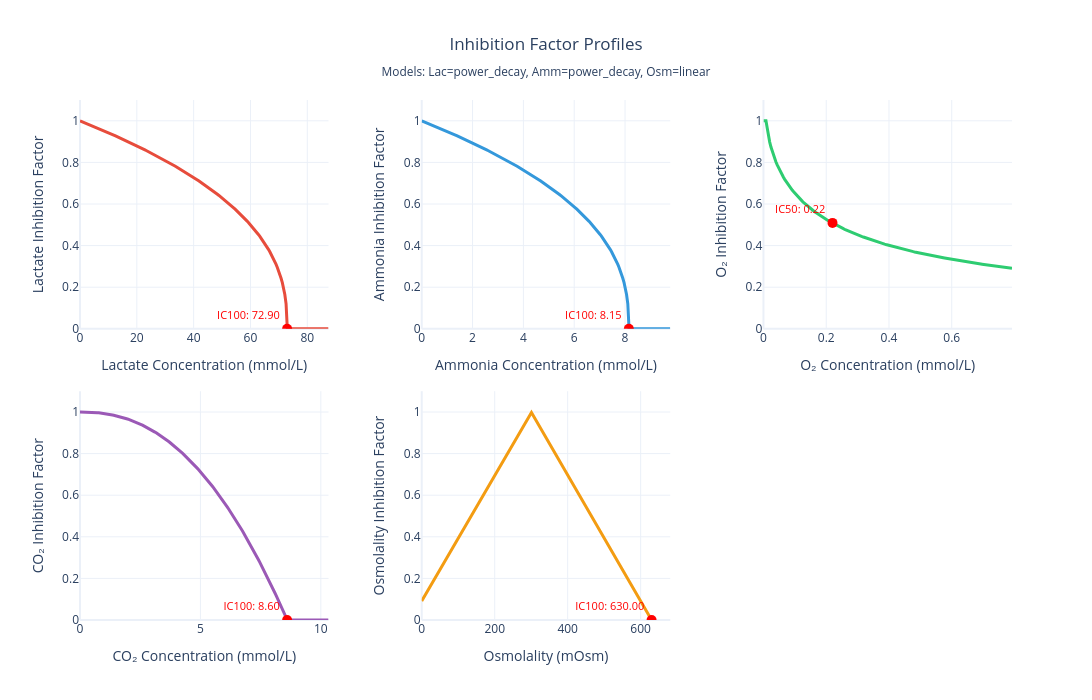

Notebook cell for this chart:
### Markdown cell above
## 2. Plot All Inhibition Profiles

Visualize all inhibition factors in a comprehensive multi-panel figure.

### Code cell
# Plot all inhibition profiles
fig = plot_inhibition_profiles(
    kinetic_model,
    n_points=200,
    show_ic_markers=True
)

fig.show()

### Figure 1 — Plotly figure (JSON) as saved in the notebook; plotly's stock layout.template omitted (floating-point values rounded to 4 significant figures; data arrays with more than 128 entries replaced by an {"elided": "..."} marker saying what was removed)
{"data": [{"hovertemplate": "%{x:.2f}<br>IF: %{y:.3f}<extra></extra>", "line": {"color": "#E74C3C", "width": 3}, "mode": "lines", "type": "scatter", "x": {"elided": "200 float values"}, "xaxis": "x", "y": {"elided": "200 float values"}, "yaxis": "y"}, {"hovertemplate": "IC100: 72.90<br>IF: 0.000<extra></extra>", "marker": {"color": "red", "size": 10, "symbol": "circle"}, "mode": "markers+text", "showlegend": false, "text": ["IC100: 72.90"], "textfont": {"color": "red", "size": 11}, "textposition": "top left", "type": "scatter", "x": [72.9], "xaxis": "x", "y": [0], "yaxis": "y"}, {"hovertemplate": "%{x:.2f}<br>IF: %{y:.3f}<extra></extra>", "line": {"color": "#3498DB", "width": 3}, "mode": "lines", "type": "scatter", "x": {"elided": "200 float values"}, "xaxis": "x2", "y": {"elided": "200 float values"}, "yaxis": "y2"}, {"hovertemplate": "IC100: 8.15<br>IF: 0.000<extra></extra>", "marker": {"color": "red", "size": 10, "symbol": "circle"}, "mode": "markers+text", "showlegend": false, "text": ["IC100: 8.15"], "textfont": {"color": "red", "size": 11}, "textposition": "top left", "type": "scatter", "x": [8.15], "xaxis": "x2", "y": [0], "yaxis": "y2"}, {"hovertemplate": "%{x:.2f}<br>IF: %{y:.3f}<extra></extra>", "line": {"color": "#2ECC71", "width": 3}, "mode": "lines", "type": "scatter", "x": {"elided": "200 float values"}, "xaxis": "x3", "y": {"elided": "200 float values"}, "yaxis": "y3"}, {"hovertemplate": "IC50: 0.22<br>IF: 0.509<extra></extra>", "marker": {"color": "red", "size": 10, "symbol": "circle"}, "mode": "markers+text", "showlegend": false, "text": ["IC50: 0.22"], "textfont": {"color": "red", "size": 11}, "textposition": "top left", "type": "scatter", "x": [0.22], "xaxis": "x3", "y": [0.5091], "yaxis": "y3"}, {"hovertemplate": "%{x:.2f}<br>IF: %{y:.3f}<extra></extra>", "line": {"color": "#9B59B6", "width": 3}, "mode": "lines", "type": "scatter", "x": {"elided": "200 float values"}, "xaxis": "x4", "y": {"elided": "200 float values"}, "yaxis": "y4"}, {"hovertemplate": "IC100: 8.60<br>IF: 0.000<extra></extra>", "marker": {"color": "red", "size": 10, "symbol": "circle"}, "mode": "markers+text", "showlegend": false, "text": ["IC100: 8.60"], "textfont": {"color": "red", "size": 11}, "textposition": "top left", "type": "scatter", "x": [8.6], "xaxis": "x4", "y": [0], "yaxis": "y4"}, {"hovertemplate": "%{x:.2f}<br>IF: %{y:.3f}<extra></extra>", "line": {"color": "#F39C12", "width": 3}, "mode": "lines", "type": "scatter", "x": {"elided": "200 float values"}, "xaxis": "x5", "y": {"elided": "200 float values"}, "yaxis": "y5"}, {"hovertemplate": "IC100: 630.00<br>IF: 0.000<extra></extra>", "marker": {"color": "red", "size": 10, "symbol": "circle"}, "mode": "markers+text", "showlegend": false, "text": ["IC100: 630.00"], "textfont": {"color": "red", "size": 11}, "textposition": "top left", "type": "scatter", "x": [630], "xaxis": "x5", "y": [0], "yaxis": "y5"}], "layout": {"height": 700, "hovermode": "closest", "showlegend": false, "title": {"text": "Inhibition Factor Profiles<br><sub>Models: Lac=power_decay, Amm=power_decay, Osm=linear</sub>", "x": 0.5}, "width": 1400, "xaxis": {"anchor": "y", "domain": [0, 0.2667], "title": {"text": "Lactate Concentration (mmol/L)"}}, "xaxis2": {"anchor": "y2", "domain": [0.3667, 0.6333], "title": {"text": "Ammonia Concentration (mmol/L)"}}, "xaxis3": {"anchor": "y3", "domain": [0.7333, 1], "title": {"text": "O₂ Concentration (mmol/L)"}}, "xaxis4": {"anchor": "y4", "domain": [0, 0.2667], "title": {"text": "CO₂ Concentration (mmol/L)"}}, "xaxis5": {"anchor": "y5", "domain": [0.3667, 0.6333], "title": {"text": "Osmolality (mOsm)"}}, "xaxis6": {"anchor": "y6", "domain": [0.7333, 1]}, "yaxis": {"anchor": "x", "domain": [0.56, 1], "range": [0, 1.1], "title": {"text": "Lactate Inhibition Factor"}}, "yaxis2": {"anchor": "x2", "domain": [0.56, 1], "range": [0, 1.1], "title": {"text": "Ammonia Inhibition Factor"}}, "yaxis3": {"anchor": "x3", "domain": [0.56, 1], "range": [0, 1.1], "title": {"text": "O₂ Inhibition Factor"}}, "yaxis4": {"anchor": "x4", "domain": [0, 0.44], "range": [0, 1.1], "title": {"text": "CO₂ Inhibition Factor"}}, "yaxis5": {"anchor": "x5", "domain": [0, 0.44], "range": [0, 1.1], "title": {"text": "Osmolality Inhibition Factor"}}, "yaxis6": {"anchor": "x6", "domain": [0, 0.44], "range": [0, 1.1]}}}
